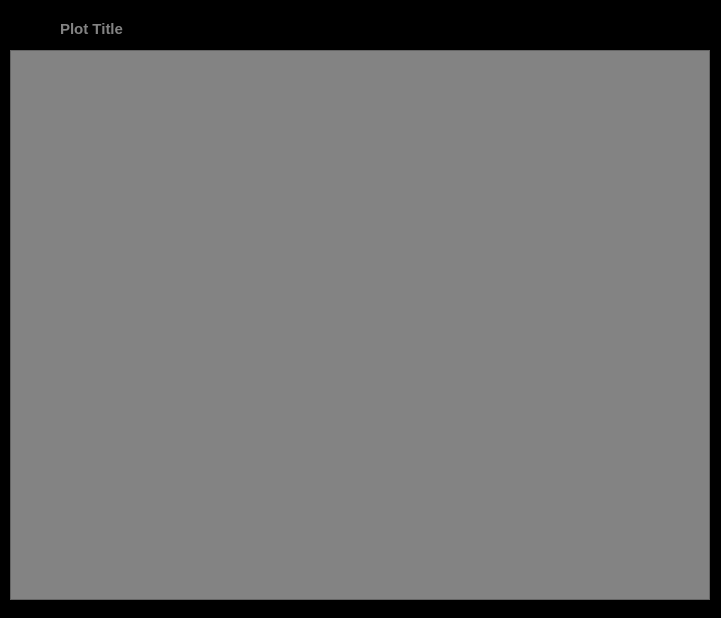
<?xml version="1.0" encoding="UTF-8"?>
<ui version="4.0">
 <class>Dialog</class>
 <widget class="QDialog" name="Dialog">
  <property name="geometry">
   <rect>
    <x>0</x>
    <y>0</y>
    <width>721</width>
    <height>618</height>
   </rect>
  </property>
  <property name="contextMenuPolicy">
   <enum>Qt::NoContextMenu</enum>
  </property>
  <property name="windowTitle">
   <string>Saved Data Plotter</string>
  </property>
  <property name="styleSheet">
   <string notr="true">#Dialog{
	background-color: rgb(0, 0, 0);}</string>
  </property>
  <widget class="QLabel" name="plotTitle">
   <property name="geometry">
    <rect>
     <x>60</x>
     <y>20</y>
     <width>431</width>
     <height>18</height>
    </rect>
   </property>
   <property name="text">
    <string>&lt;html&gt;&lt;head/&gt;&lt;body&gt;&lt;p&gt;&lt;span style=&quot; font-size:11pt; font-weight:600; color:#838383;&quot;&gt;Plot Title&lt;/span&gt;&lt;/p&gt;&lt;/body&gt;&lt;/html&gt;</string>
   </property>
  </widget>
  <widget class="QFrame" name="plot2DFrame">
   <property name="geometry">
    <rect>
     <x>10</x>
     <y>50</y>
     <width>700</width>
     <height>550</height>
    </rect>
   </property>
   <property name="styleSheet">
    <string notr="true">background-color: rgb(131, 131, 131);</string>
   </property>
   <property name="frameShape">
    <enum>QFrame::StyledPanel</enum>
   </property>
   <property name="frameShadow">
    <enum>QFrame::Raised</enum>
   </property>
  </widget>
 </widget>
 <resources>
  <include location="Resources/dvPlotterResources.qrc"/>
 </resources>
 <connections/>
</ui>
